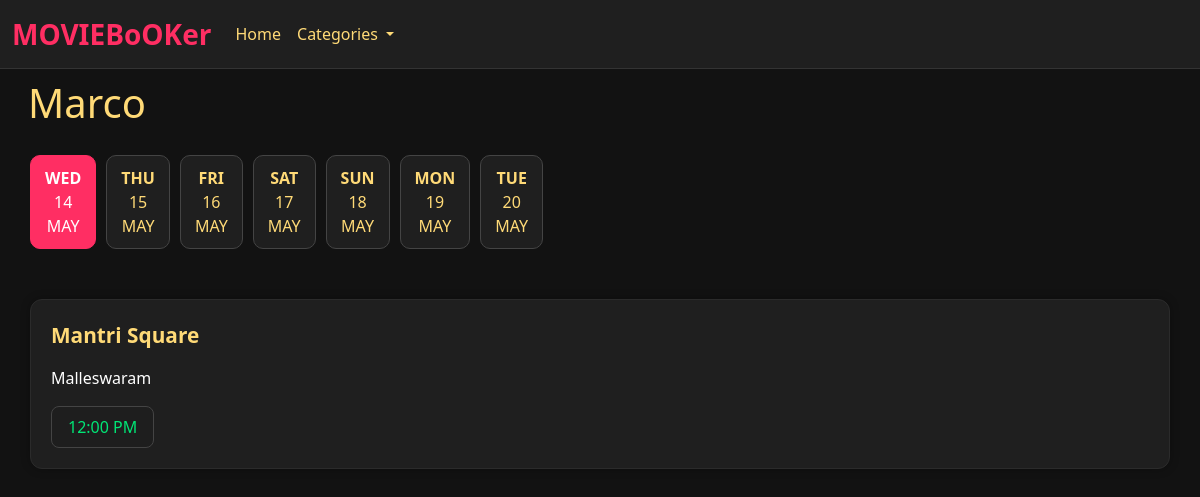
The app's page /bookings/showtime/Marco/ with its own data.
### movies/models.py (models this page shows, shortened)
class movies(models.Model):
    movie_id = models.AutoField(primary_key=True)
    title = models.CharField(max_length=255)
    genre = models.CharField(max_length=255, choices=genre)
    language = models.CharField(max_length=255, choices=language)
    synopsis = models.TextField()
    cast = models.TextField()
    movie_image = models.ImageField(upload_to='movie_image/', null=True, blank=True)
    duration_minutes = models.IntegerField()
    release_date = models.DateField()
    trailer_url = models.CharField(max_length=20000, null=True, blank=True)
    status = models.CharField()
    slug = models.CharField(max_length=1000, null=True, blank=True)

### theatre/models.py (models this page shows, shortened)
class theatre(models.Model):
    name=models.CharField(max_length=255)
    city=models.CharField(max_length=255)
    address=models.CharField(max_length=255)
    manager=models.ForeignKey(User, on_delete=models.SET_NULL, null=True, blank=True)

class showtimes(models.Model):
    movie=models.ForeignKey(movies, on_delete=models.SET_NULL, null=True, blank=True)
    theatre=models.ForeignKey(theatre, on_delete=models.CASCADE)
    show_time=models.DateTimeField()
    screen_number=models.IntegerField(null=True, blank=True)

### bookings/views.py (the view)
# urls.py: path('showtime/<slug:slug>/', views.theatre_show_time_view, name='showtime'),
def theatre_show_time_view(request, slug):
    today = datetime.today().date()
    start_date = today-timedelta(days=0)
    week=[]
    for i in range(7):
        day=start_date+timedelta(days=i)
        week.append({
            'name' : day.strftime('%a').upper(),
            'day' : day.day,
            'month' : day.strftime('%b').upper(),
            'date' : day
        })
    if movies.objects.filter(slug=slug).exists():
        movie = movies.objects.get(slug=slug)
        theatre_showtimes=[
            showtimes.objects.filter(movie=movie, theatre=theatre_obj).order_by('show_time')
            for theatre_obj in theatre.objects.all() if showtimes.objects.filter(movie=movie, theatre=theatre_obj).exists()]
        context = {
            'theatre_showtimes': theatre_showtimes,
            'm': movie,
            'week': week,
            'today': today,
        }
        return render(request, 'theatre/theatre_show_time.html', context)
    return render(request, 'movies/404.html' )

### templates/theatre/theatre_show_time.html (shortened to what this page needs)
{% extends 'base.html' %}
{% load static %}
{% block content %}
<nav class="navbar navbar-expand-lg bg-body-tertiary">
    <div class="container-fluid">
        <a class="navbar-brand" href="{% url 'movies_list' %}">MOVIEBoOKer</a>
        <div class="collapse navbar-collapse" id="navbarSupportedContent">
            <ul class="navbar-nav me-auto mb-2 mb-lg-0">
                <li class="nav-item">
                    <a class="nav-link active" aria-current="page" href="{% url 'movies_list' %}">Home</a>
                </li>
                <li class="nav-item dropdown">
                    <a class="nav-link dropdown-toggle" href="" role="button"
                       data-bs-toggle="dropdown" aria-expanded="false">
                        Categories
                    </a>
                </li>
            </ul>
        </div>
    </div>
</nav>
<div class="movie-info">
    <h2>{{ m.title }}</h2>
    {% include 'bookings/calendar_widget.html' %}
<div class="theatre-container">
    {% for showtimes in theatre_showtimes %}
  <div class="theatre-card">
    {% with theatre=showtimes.0.theatre %}
      <div class="theatre-name">{{ theatre.name }}</div>
      <p>{{ theatre.address }}</p>
    {% endwith %}
    <div class="showtimes">
      {% for s in showtimes %}
        <a href="{% url 'seating' slug=m.slug showtime_id=s.id %}">
          <button class="showtime-btn">{{ s.show_time|date:"h:i A" }}</button>
        </a>
      {% endfor %}
    </div>
  </div>
  {% endfor %}
</div>
</div>
{% endblock %}

### templates/theatre/theatre_show_time.html (style rules this page uses)
.navbar { background-color: #1f1f1f !important; border-bottom: 1px solid #333; }
.navbar-brand { color: #ff2e63 !important; font-size: 28px; font-weight: bold; }
.navbar-nav .nav-link { color: #fff !important; }
.navbar-nav .nav-link.active { color: #ffda77 !important; }
.nav-link.dropdown-toggle { color: #ffda77 !important; }
body { background-color: #121212; color: #fff; font-family: 'Segoe UI', sans-serif; }
.theatre-container { padding: 30px; display: flex; flex-direction: column; gap: 20px; }
.theatre-card { background-color: #1f1f1f; border: 1px solid #2b2b2b; border-radius: 12px; padding: 20px; box-shadow: 0 0 10px rgba(0,0,0,0.3); }
.theatre-name { font-size: 1.3rem; font-weight: bold; color: #ffda77; margin-bottom: 15px; }
.showtimes { display: flex; flex-wrap: wrap; gap: 10px; }
.showtime-btn { background-color: #1e1e1e; border: 1px solid #444; border-radius: 8px; padding: 8px 16px; color: #00e676; font-weight: 500; transition: all 0.3s ease; cursor: pointer; }
.movie-info h2 { font-size: 2.5rem; margin-top: 10px; padding-left: 28px; color: #ffda77; }

### records on screen
movies: title "Marco"
theatre: name "Mantri Square", address "Malleswaram"
showtimes: show_time "12:00 PM"

### other values on screen
{{ day.name }} "WED" "THU" "FRI" "SAT" "SUN" "MON" "TUE"
{{ day.day }} "14" "15" "16" "17" "18" "19" "20"
{{ day.month }} "MAY" "MAY" "MAY" "MAY" "MAY" "MAY" "MAY"
